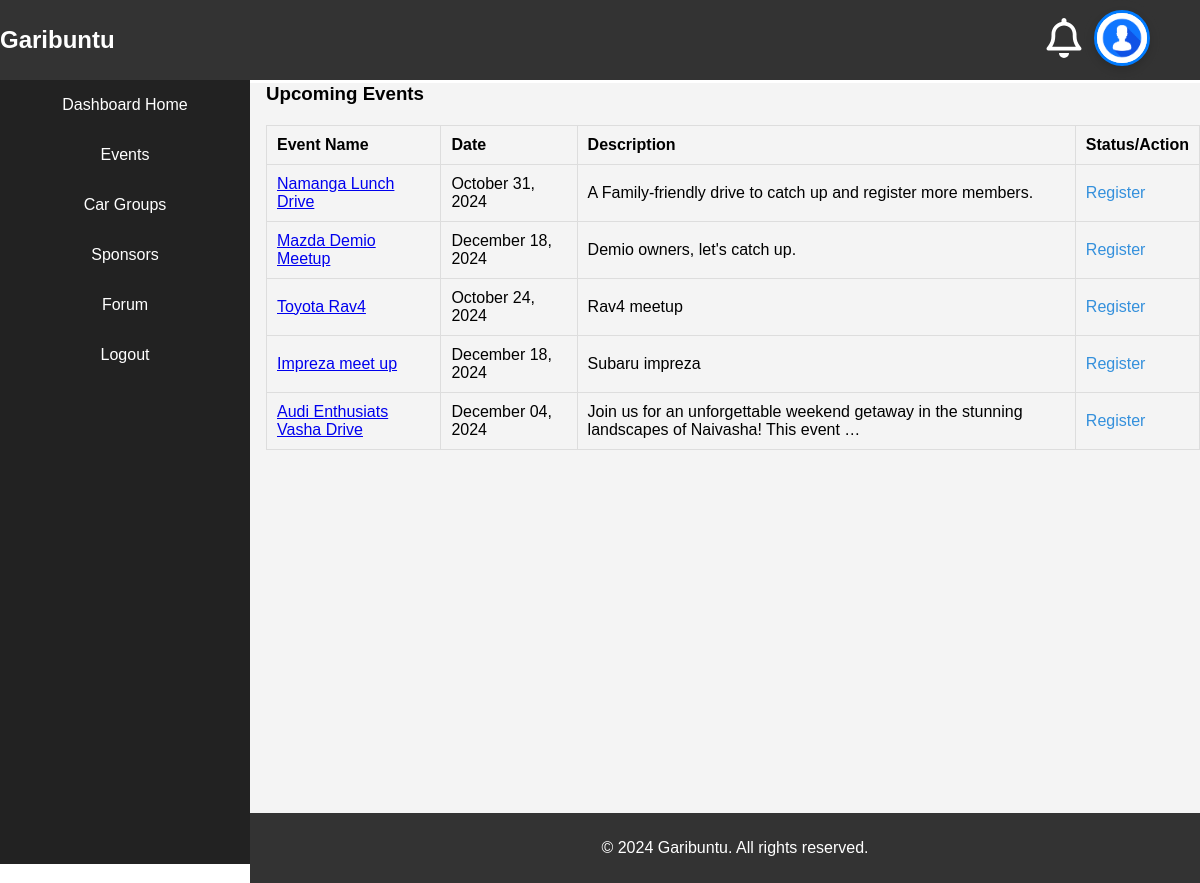
The app's page /even-list/, older data.
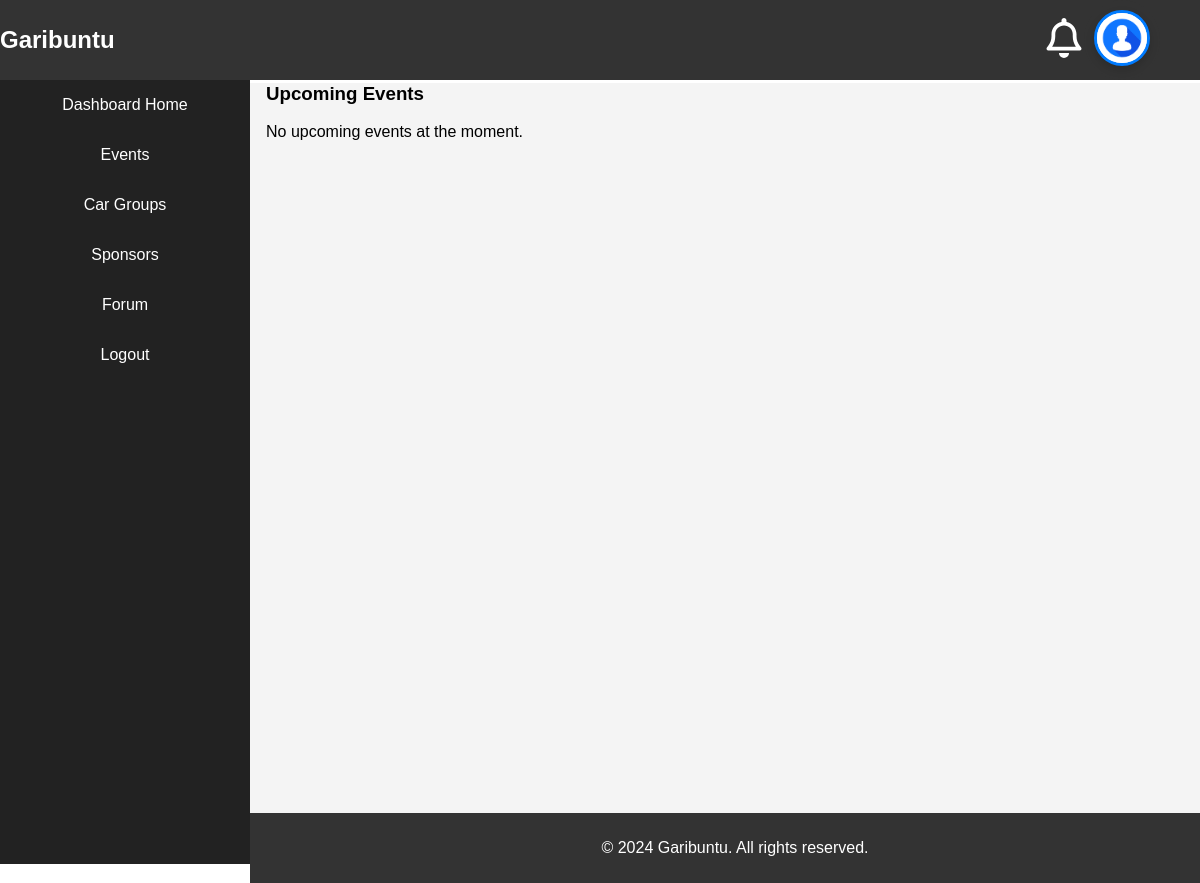
The same page, newer data.
### events/models.py (models this page shows, shortened)
class Event(models.Model):
    title = models.CharField(max_length=100)
    description = models.TextField()
    date = models.DateField()
    time = models.TimeField()
    location = models.CharField(max_length=255)
    registration_fee = models.DecimalField(max_digits=10, decimal_places=2)
    group = models.ForeignKey(CarGroup, on_delete=models.CASCADE, related_name='events')
    created_by = models.ForeignKey(User, on_delete=models.CASCADE, related_name='organized_events')
    attendees = models.ManyToManyField(User, through='EventRegistration', related_name='events')
    poster = models.ImageField(upload_to='event_posters/', null=True, blank=True)

### garibuntu/views.py (the view)
# urls.py: path('', views.event_list, name='event_list'),
def event_list(request):
    events = Event.objects.all()
    user = request.user
    payment_status = EventRegistration.payment_status
    return render(request, 'dash-events.html', {'events':events, 'payment_status':payment_status})

### sponsors/sponsor_login_required.py (called while the page is built)
    def __call__(self, request):
        if request.path in [reverse('sponsors:sponsor_register'), reverse('sponsors:sponsor_login')]:
            return self.get_response(request)
        if request.path.startswith('/sponsors/') and not request.session.get('sponsor_id'):
            return redirect(reverse('sponsors:sponsor_login'))
        return self.get_response(request)

### garibuntu/templates/dash-events.html (shortened to what this page needs)
{% extends 'base-dash.html' %}
{% block content %}
<div class="events-section">
    <h3>Upcoming Events</h3>
    {% if events %}
    <table class="events-table">
        <thead>
            <tr>
                <th>Event Name</th>
                <th>Date</th>
                <th>Description</th>
                <th>Status/Action</th>
            </tr>
        </thead>
        <tbody>
            {% for event in events %}
                <tr>
                    <td><a href="{% url 'garibuntu:event_detail' event.id %}">{{ event.title }}</a></td>
                    <td>{{ event.date|date:"F d, Y" }}</td>
                    <td>{{ event.description|truncatewords:15 }}</td>
                    <td>
                        {% if not is_registered %}
                        <a href="{% url 'garibuntu:event_register' event.id %}" class="register-button">Register</a>
                       {% else %}
                       <button class="btn btn-secondary" disabled>Registered</button>
                       {% endif %}
                    </td>
                </tr>
            {% endfor %}
        </tbody>
    </table>
{% else %}
    <p>No upcoming events at the moment.</p>
{% endif %}
</div>
{% endblock content %}

### garibuntu/templates/base-dash.html (shortened to what this page needs)
{% load static %}
<!DOCTYPE html>
<html lang="en">
<head>
    <link rel="stylesheet" href="{% static 'css/style.css' %}">
</head>
<body>
    <div class="top-nav">
        <div class="side-logo">
            <h2 class="sidebar-logo"><a href="{% url 'garibuntu:dashboard' %}">Garibuntu</a></h2>
        </div>
        <div class="profile-logout">
                <div class="notifications">
                </div>
                <div class="profile-dropdown">
                    <button class="dropdown-toggle" onclick="toggleDropdown()">
                        {% if user.profile.profile_picture %}
                        <img src="{{ user.profile.profile_picture.url }}" alt="Current Profile Picture"
                            class="profile-picture-dash">
                        {% else %}
                        <img src="{% static 'images/default-avatar.jpg' %}" alt="Default Avatar"
                            class="profile-picture-dash">
                        {% endif %}
                    </button>
                </div>
        </div>
    </div>
    <div class="sidebar-content">
        <aside class="sidebar">
            <nav class="sidebar-nav">
                <ul>
                    <li><a href="{% url 'garibuntu:dashboard' %}">Dashboard Home</a></li>
                    <li><a href="{% url 'garibuntu:event_list' %}">Events</a></li>
                    <li><a href="{% url 'garibuntu:group_list_dash' %}">Car Groups</a></li>
                    <li><a href="{% url 'garibuntu:sponsor_list' %}">Sponsors</a></li>
                    <li><a href="{% url 'forum:thread_list' %}">Forum</a></li>
                    <li><a href="{% url 'garibuntu:logout' %}">Logout</a></li>
                </ul>
            </nav>
        </aside>
    </div>
    <main class="dashboard-content">
        {% block content %}{% endblock %}
    </main>
    <footer class="footer-dash">
        <p>&copy; 2024 Garibuntu. All rights reserved.</p>
    </footer>
</body>
</html>

### garibuntu/static/css/style.css (style rules this page uses)
body { box-sizing: border-box; margin: 0; padding: 0; font-family: Arial, sans-serif; }
.top-nav { display: flex; justify-content: space-between; align-items: center; background-color: #333; color: #fff; position: fixed; width: 100%; top: 0; z-index: 10; }
.top-nav .side-logo h2, .top-nav .profile-logout ul { margin: 0; }
.top-nav .side-logo h2 a { color: #fff; text-decoration: none; }
.profile-logout { display: flex; flex-direction: row; justify-content: center; align-items: center; padding-right: 40px; }
.sidebar-content { display: flex; margin-top: 4rem; }
.sidebar { width: 250px; background-color: #222; height: 100vh; position: fixed; top: 4rem; left: 0; padding-top: 0; color: #fff; }
.sidebar-logo { color: #fff; text-align: center; margin: 0; font-size: 1.5rem; }
.sidebar-nav ul { list-style-type: none; padding: 0; }
.sidebar-nav ul li { padding: 1rem; text-align: center; }
.sidebar-nav ul li a { color: #fff; text-decoration: none; display: block; transition: background 0.3s ease; }
.dashboard-content { margin-left: 250px; padding-left: 1rem; margin-top: 0; background-color: #f4f4f4; min-height: 100vh; }
.footer-dash { flex: 1; overflow-y: auto; text-align: center; background-color: #333; color: #fff; position: fixed; width: calc(100% - 250px); left: 250px; bottom: 0; padding: 10px; }
.profile-dropdown { position: relative; display: inline-block; }
.dropdown-toggle { background-color: #333333; color: white; padding: 10px; font-size: 16px; border: none; border-radius: 50%; cursor: pointer; }
.profile-picture-dash { width: 50px; height: 50px; border-radius: 50%; object-fit: cover; border: 3px solid #007bff; background-color: #f9f9f9; box-shadow: 0 4px 8px rgba(0, 0, 0, 0.15); transition: transform 0.3s ease, box-shadow 0.3s ease; }
.mysvg { width: 40px; height: 40px; fill: white; }

Row changes from the older to the newer data that the page shows:
removed Event: title "Namanga Lunch Drive", date "October 31, 2024", description "A Family-friendly drive to catch up and register more members."
removed Event: title "Mazda Demio Meetup", date "December 18, 2024", description "Demio owners, let's catch up."
removed Event: title "Toyota Rav4", date "October 24, 2024", description "Rav4 meetup"
removed Event: title "Impreza meet up", date "December 18, 2024", description "Subaru impreza"
removed Event: title "Audi Enthusiats Vasha Drive", date "December 04, 2024", description "Join us for an unforgettable weekend getaway in the stunning landscapes of Naivasha! This event …"
Text that changed along with them:
text no longer shown: "Event Name Date Description Status/Action"
text now shown: "No upcoming events at the moment."
